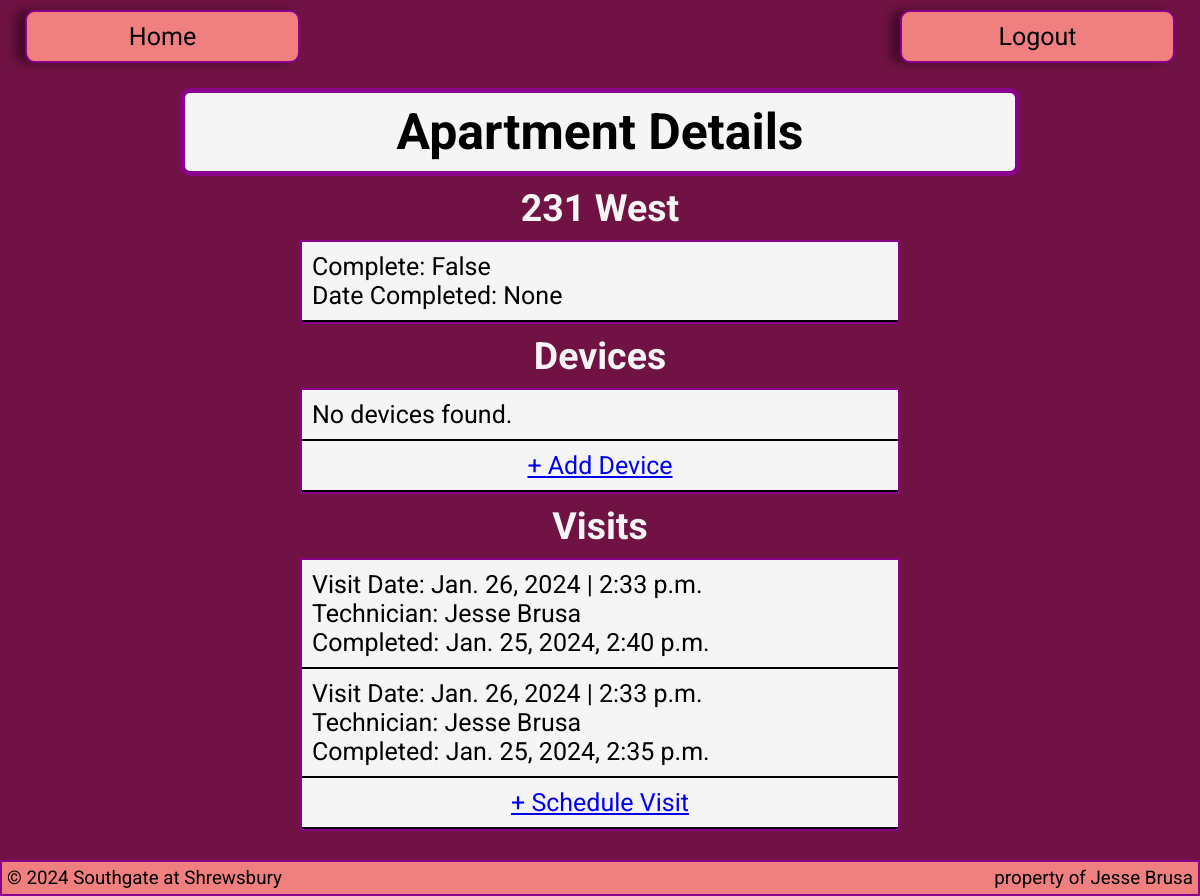
Page /streaming-transition/apartment/67/ on the committed database.
### streaming_transition/models.py (models this page shows, shortened)
class Apartment(models.Model):
    apartment_number = models.IntegerField()
    building = models.CharField(max_length=255)
    complete = models.BooleanField(default=False)
    date_completed = models.DateField(null=True, blank=True)

class Visit(models.Model):
    apartment = models.ForeignKey(Apartment, on_delete=models.CASCADE, related_name='visits')
    date = models.DateField()
    time = models.TimeField()
    technician = models.CharField(max_length=255)
    comment = models.TextField(null=True, blank=True)
    time_completed = models.DateTimeField(null=True, blank=True, default=None)

### streaming_transition/views.py (the view)
# urls.py: path('apartment/<int:pk>/', ApartmentDetailView.as_view(), name='apartment'),
class ApartmentDetailView(DetailView):
    model = Apartment
    context_object_name = 'apartment'
    template_name = 'base/details.html'
    def get_queryset(self):
        queryset = super().get_queryset()
        return queryset.prefetch_related('visits', 'devices')
    def get_context_data(self, **kwargs):
        context = super().get_context_data(**kwargs)
        apartment = self.object
        context['devices'] = apartment.devices.all()
        context['visits'] = apartment.visits.all()
        return context

### streaming_transition/templates/base/details.html (shortened to what this page needs)
{% extends 'base/streaming-transition-main.html' %}
{% block content %}
<div class="header">
    <h1>Apartment Details</h1>
</div>
<div class="tableHeader">
    <h2>{{ apartment.apartment_number }} {{ apartment.building }}</h2>
</div>
<ul class="detailContainer">
    <li>
        <p>Complete: {{ apartment.complete }}</p>
        <p>Date Completed: {{ apartment.date_completed }}</p>
    </li>
</ul>
<div class="tableHeader">
    <h2>Devices</h2>
</div>
<ul class="detailContainer">
    {% for device in devices %}
    <li>
        <p>{{ device.device_type }} - {{ device.model }}</p>
        <p>Built In: {{ device.built_in }}</p>
        <p>Smart Device: {{ device.smart_device }}</p>
        {% if device.recommendation %}
            <p>Recommendations:</p>
            <p>{{ device.recommendation }}</p>
        {% endif %}
    </li>
    {% empty %}
    <li>No devices found.</li>
    {% endfor %}
    <li class="detailLink"><a href="{% url 'device-form' apartment.id %}">+ Add Device</a></li>
</ul>
<div class="tableHeader">
    <h2>Visits</h2>
</div>
<ul class="detailContainer">
    {% for visit in visits %}
    <li>
        <p>Visit Date: {{ visit.date }} | {{ visit.time }}</p>
        <p>Technician: {{ visit.technician }}</p>
        {% if visit.time_completed %}
            <p>Completed: {{ visit.time_completed }}</p>
        {% else %}
            <div class="rowItems">
                <p>Completed: False</p>
                <button class="complete-button" data-visit-id="{{ visit.id }}">Mark Complete</button>
            </div>
        {% endif %}
    </li>
    {% empty %}
    <li>No visits found.</li>
    {% endfor %}
    <li class="detailLink"><a href="{% url 'visit-form' apartment.id %}">+ Schedule Visit</a></li>
</ul>
<br>
{% include 'base/footer.html' %}
{% endblock %}

### streaming_transition/static/css/streaming-transition-stylesheet.css (style rules this page uses)
* { margin: 0; padding: 0; box-sizing: border-box; font-size: 25px; font-family: 'Roboto', sans-serif; }
body { background-color: rgb(112, 18, 68); display: flex; flex-direction: column; min-height: 100vh; }
.detailContainer { width: 50%; min-width: 350px; margin-left: auto; margin-right: auto; background-color: whitesmoke; border: 2px solid darkmagenta; }
.detailContainer li { list-style-type: none; padding: 10px; border-bottom: 2px solid black; }
.header { background-color: whitesmoke; display: flex; flex-direction: column; justify-content: center; align-items: center; min-width: 350px; width: 70%; margin-left: auto; margin-right: auto; border-radius: 10px; border: 5px solid darkmagenta; }
.header h1 { font-size: 2rem; padding: 10px; text-align: center; }
.detailLink { display: flex; justify-content: center; align-items: center; width: 100%; text-align: center; }
.tableHeader { display: flex; justify-content: center; align-items: center; }
.tableHeader h2 { font-size: 1.5rem; padding: 10px; text-align: center; color: whitesmoke; }

### rows in the picture
Apartment: apartment_number "231", building "West", complete "False", date_completed "None"
Visit: date "Jan. 26, 2024", time "2:33 p.m.", technician "Jesse Brusa", time_completed "Jan. 25, 2024, 2:40 p.m."
Visit: date "Jan. 26, 2024", time "2:33 p.m.", technician "Jesse Brusa", time_completed "Jan. 25, 2024, 2:35 p.m."
